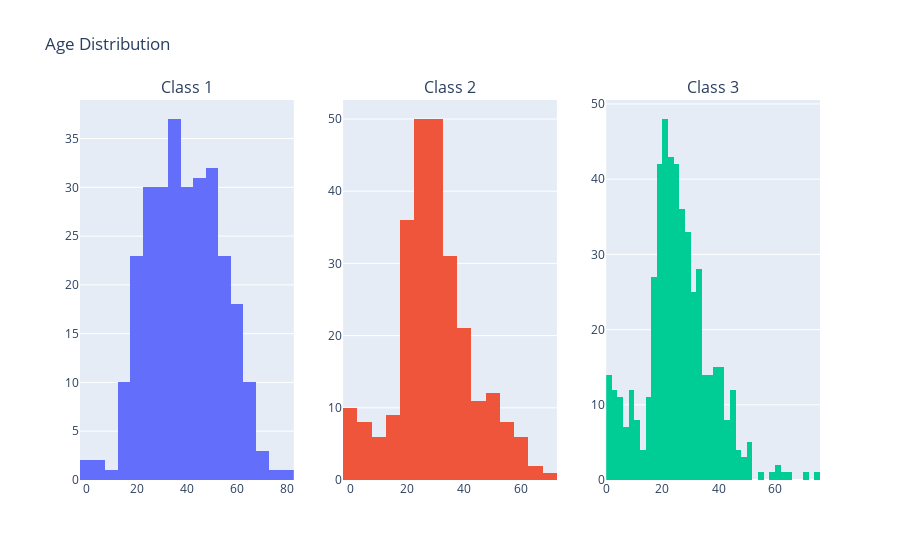

The code cell stored with this chart in its notebook:
### Code cell
fig = make_subplots(rows=1, cols=3, subplot_titles=['Class 1', 'Class 2', 'Class 3'])

fig.add_trace(go.Histogram(x=titanic_df[titanic_df['pclass'] == 1.0]['age']), row=1, col=1)
fig.add_trace(go.Histogram(x=titanic_df[titanic_df['pclass'] == 2.0]['age']), row=1, col=2)
fig.add_trace(go.Histogram(x=titanic_df[titanic_df['pclass'] == 3.0]['age']), row=1, col=3)

fig.update_layout(title_text='Age Distribution', showlegend=False)

fig.show()

### Figure 1 — Plotly figure (JSON) as saved in the notebook; plotly's stock layout.template omitted (floating-point values rounded to 4 significant figures; data arrays with more than 128 entries replaced by an {"elided": "..."} marker saying what was removed)
{"data": [{"type": "histogram", "x": {"elided": "323 float values"}, "xaxis": "x", "yaxis": "y"}, {"type": "histogram", "x": {"elided": "277 float values"}, "xaxis": "x2", "yaxis": "y2"}, {"type": "histogram", "x": {"elided": "709 float values"}, "xaxis": "x3", "yaxis": "y3"}], "layout": {"annotations": [{"font": {"size": 16}, "showarrow": false, "text": "Class 1", "x": 0.1444, "xanchor": "center", "xref": "paper", "y": 1, "yanchor": "bottom", "yref": "paper"}, {"font": {"size": 16}, "showarrow": false, "text": "Class 2", "x": 0.5, "xanchor": "center", "xref": "paper", "y": 1, "yanchor": "bottom", "yref": "paper"}, {"font": {"size": 16}, "showarrow": false, "text": "Class 3", "x": 0.8556, "xanchor": "center", "xref": "paper", "y": 1, "yanchor": "bottom", "yref": "paper"}], "showlegend": false, "title": {"text": "Age Distribution"}, "xaxis": {"anchor": "y", "domain": [0, 0.2889]}, "xaxis2": {"anchor": "y2", "domain": [0.3556, 0.6444]}, "xaxis3": {"anchor": "y3", "domain": [0.7111, 1]}, "yaxis": {"anchor": "x", "domain": [0, 1]}, "yaxis2": {"anchor": "x2", "domain": [0, 1]}, "yaxis3": {"anchor": "x3", "domain": [0, 1]}}}
